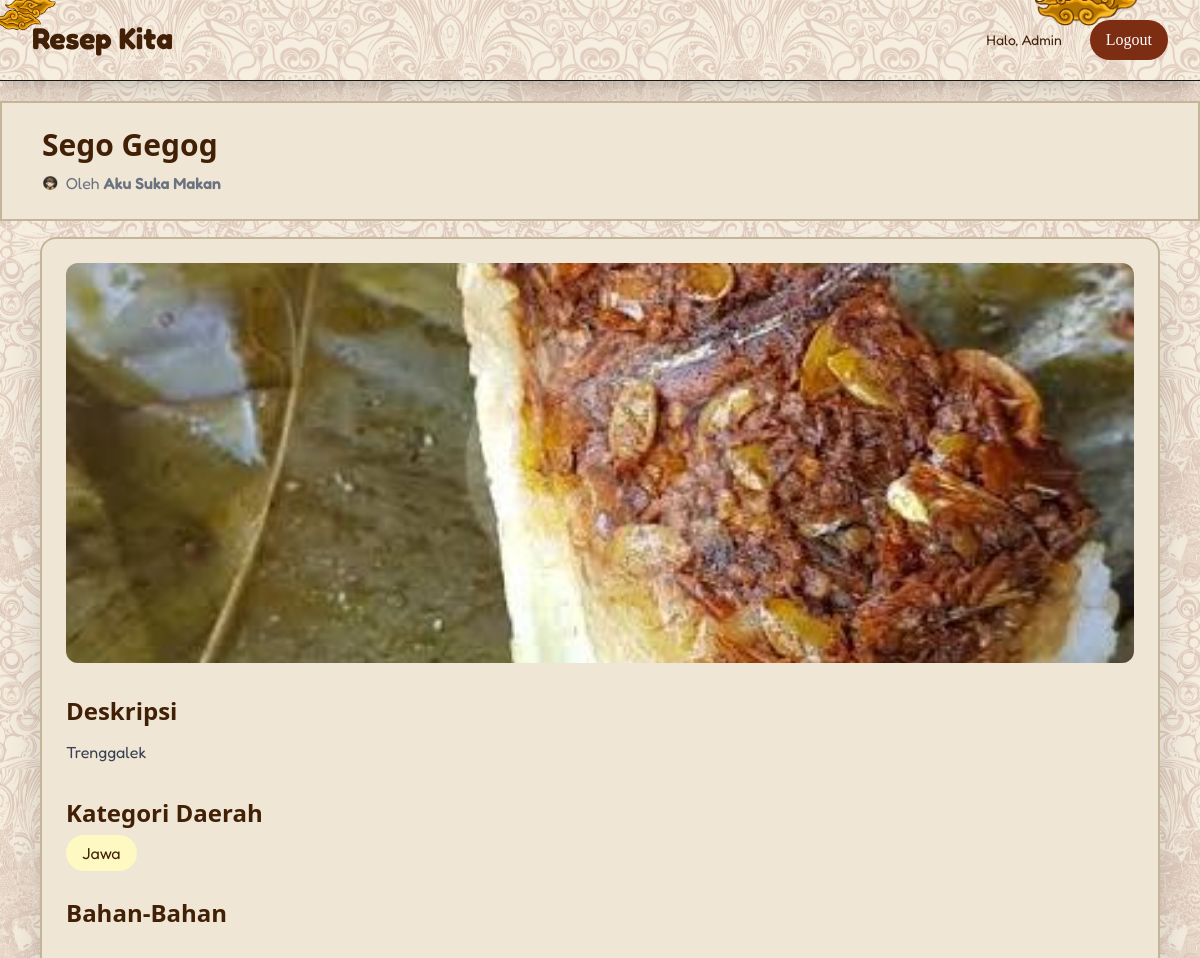
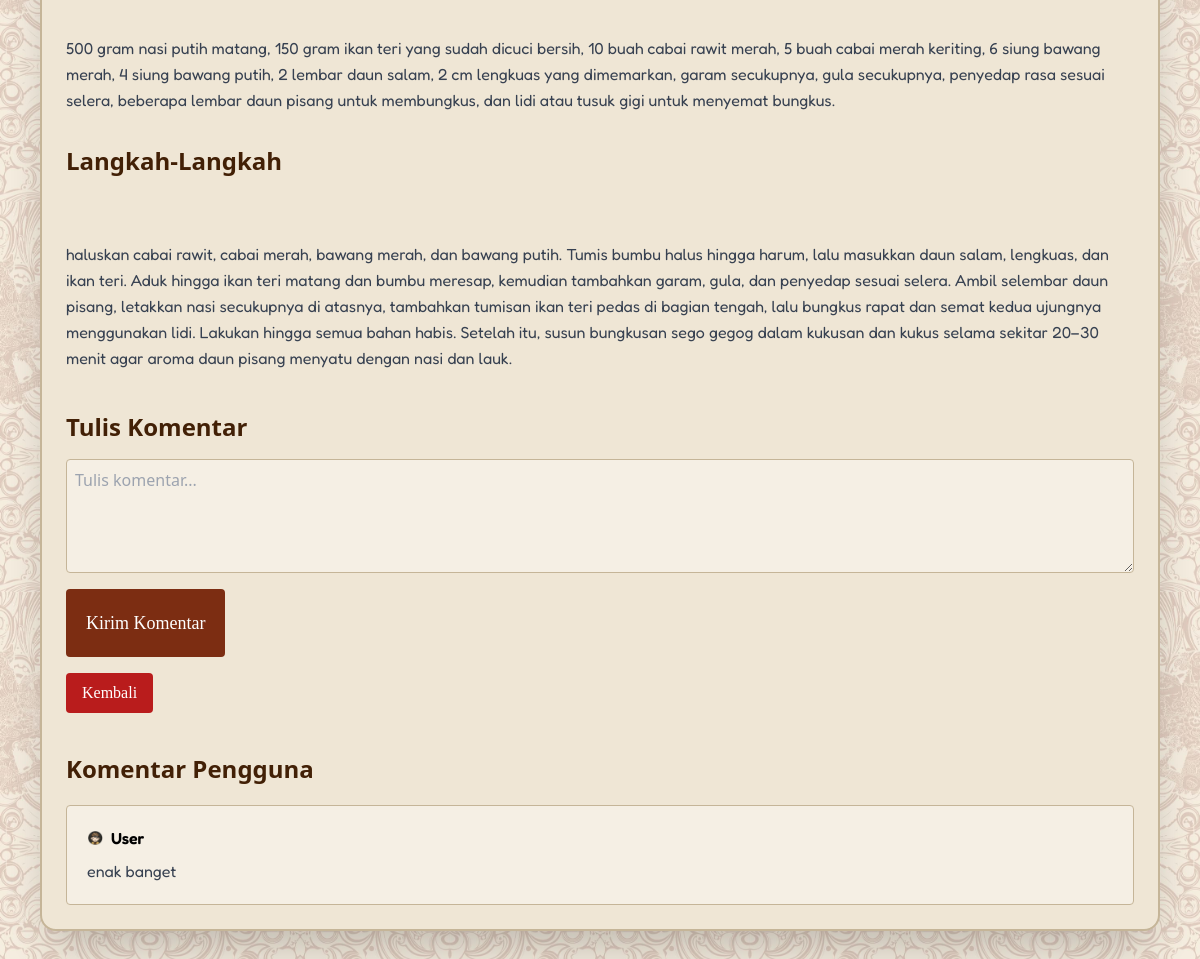
The app's page /detail.php?id=9 (signed in) with its own data (2 pictures, top to bottom).
### tables this page shows
CREATE TABLE `resep` (
  `id_resep` int NOT NULL,
  `id` int NOT NULL,
  `judul` varchar(255) NOT NULL,
  `deskripsi` text,
  `kategori_daerah` enum('Jawa','Sumatera','Kalimantan','Sulawesi','Papua','Bali','Nusa Tenggara','Maluku','Lainnya') NOT NULL,
  `foto` varchar(255) NOT NULL,
  `bahan` text NOT NULL,
  `langkah` text NOT NULL,
  `created_at` timestamp NULL DEFAULT CURRENT_TIMESTAMP
);

CREATE TABLE `users` (
  `id` int NOT NULL,
  `username` varchar(50) NOT NULL,
  `email` varchar(50) NOT NULL,
  `PASSWORD` varchar(255) NOT NULL,
  `ROLE` enum('admin','user') DEFAULT 'user'
);

CREATE TABLE `komentar` (
  `id_komentar` int NOT NULL,
  `id_resep` int NOT NULL,
  `id` int NOT NULL,
  `isi_komentar` text NOT NULL,
  `created_at` timestamp NULL DEFAULT CURRENT_TIMESTAMP
);

### detail.php (the view, shortened to what this page needs)
<?php
include 'koneksi.php';
$id_resep = $_GET['id'];
$query = "
SELECT resep.*, users.username
FROM resep
JOIN users ON resep.id = users.id
WHERE resep.id_resep = ?
";
$stmt = $koneksi->prepare($query);
$stmt->bind_param("i", $id_resep);
$stmt->execute();
$result = $stmt->get_result();
$data = $result->fetch_assoc();
$queryKomentar = "
SELECT komentar.*, users.username
FROM komentar
JOIN users ON komentar.id = users.id
WHERE komentar.id_resep = ?
ORDER BY komentar.created_at DESC
";
$stmtKomen = $koneksi->prepare($queryKomentar);
$stmtKomen->bind_param("i", $id_resep);
$stmtKomen->execute();
$resultKomentar = $stmtKomen->get_result();
?>
<!DOCTYPE html>
<html lang="en">
<head>
    <script src="https://cdn.tailwindcss.com"></script>
</head>
<body class="bg-center bg-repeat bg-[length:300px_auto]" style="background-image: url('assets/navbg.jpg')">
    <nav
    class="flex justify-between  z-100 w-full mx-auto rounded- shadow-xl py-5 px-8 border-b border-neutral-900 bg-repeat bg-[length:300px_auto]"
    style="background-image: url('assets/navbg.jpg')">
    <img src="assets/mega1.png" alt="" class="absolute right-20 -top-6 w-17 h-12 scale-150 z-100">
        <img src="assets/mega3.png" alt="" class="absolute -left-3 -top-3 w-17 h-12 scale-160 z-100">
 <div>
        <a href="index.php"
          class="font-bold font-[fredoka] text-3xl text-yellow-950">
          Resep Kita
        </a>
      </div>
    <div class="flex items-center gap-7  ">
          <span class="font-[Fredoka] text-sm text-yellow-950">
            Halo,
            <?= htmlspecialchars($_SESSION['username']); ?>
          </span>
          <a href="logout.php"
             class="bg-orange-900 text-white px-4 py-2 rounded-full hover:scale-110 hover:bg-yellow-900 font-[Merryweather] duration-300">
            Logout
          </a>
    </div>
  </nav>
    <section class=" mt-5 px-10 py-6 bg-[#EFE6D5] mb-4 border-2 border-[#c5b598] ">
        <h1 class="text-3xl font-bold text-yellow-950 font-[Playfair Display]">
            <?= htmlspecialchars($data['judul']); ?>
        </h1>
        <div class="flex items-center gap-2 mt-2 text-gray-500 font-[Fredoka]">
            <img
                src="./assets/profil.png"
                class="w-4 h-4 object-contain">
            <span>
                Oleh
                <span class="font-semibold">
                    <?= htmlspecialchars($data['username']); ?>
                </span>
            </span>
        </div>
    </section>
    <section class="mx-10 mb-10 bg-[#EFE6D5] shadow-2xl rounded-2xl border-2 border-[#c5b598] p-6">
        <img
            src="uploads/<?= htmlspecialchars($data['foto']); ?>"
            class="w-full h-[400px] object-cover rounded-xl mb-8">
        <div class="mb-8">
            <h2 class="text-2xl font-bold text-yellow-950 mb-3">
                Deskripsi
            </h2>
            <p class="text-gray-700 leading-relaxed font-[Fredoka]">
                <?= nl2br(htmlspecialchars($data['deskripsi'])); ?>
            </p>
        </div>
        <div class="mb-8">
            <h2 class="text-2xl font-bold text-yellow-950 mb-3">
                Kategori Daerah
            </h2>
            <span class="bg-yellow-100 text-yellow-950 px-4 py-2 rounded-full font-[Fredoka]">
                <?= htmlspecialchars($data['kategori_daerah']); ?>
            </span>
        </div>
        <div class="mb-8">
            <h2 class="text-2xl font-bold text-yellow-950 mb-3">
                Bahan-Bahan
            </h2>
            <p class="text-gray-700 leading-relaxed whitespace-pre-line font-[Fredoka]">
                <?= htmlspecialchars($data['bahan']); ?>
            </p>
        </div>
        <div class="mb-10">
            <h2 class="text-2xl font-bold text-yellow-950 mb-3">
                Langkah-Langkah
            </h2>
            <p class="text-gray-700 leading-relaxed whitespace-pre-line font-[Fredoka]">
                <?= htmlspecialchars($data['langkah']); ?>
            </p>
        </div>
        <div class="mb-10">
            <h2 class="text-2xl font-bold text-yellow-950 mb-4">
                Tulis Komentar
            </h2>
            <form method="POST" class="flex flex-col gap-4">
                <textarea
                    name="komentar"
                    rows="4"
                    required
                    placeholder="Tulis komentar..."
                    class="w-full border border-[#c5b598] bg-[#F5EFE4] rounded p-2"></textarea>
                <button
                    type="submit"
                    name="kirim_komentar"
                    class="bg-orange-900 text-white py-5 px-5 rounded hover:scale-110 hover:bg-yellow-900 text-lg font-[Merryweather] duration-300 w-fit">
                    Kirim Komentar
                </button>
                <div class="flex items-center gap-3">
                <a href="index.php"
                    class="bg-red-700 text-white px-4 py-2 rounded hover:scale-110 hover:bg-red-900 font-[Merryweather] duration-300">
                    Kembali
                </a>
            </div>
            </form>
        </div>
        <div>
            <h2 class="text-2xl font-bold text-yellow-950 mb-5">
                Komentar Pengguna
            </h2>
            <div class="flex flex-col gap-4 ">
                <?php while ($komen = mysqli_fetch_assoc($resultKomentar)) : ?>
                    <div class="border border-[#c5b598] bg-[#F5EFE4] rounded p-5">
                        <div class="flex items-center gap-2 mb-2">
                            <img
                                src="./assets/profil.png"
                                class="w-4 h-4 object-contain">
                            <span class="font-semibold font-[Fredoka]">
                                <?= htmlspecialchars($komen['username']); ?>
                            </span>
                        </div>
                        <p class="text-gray-700 font-[Fredoka] leading-relaxed">
                            <?= nl2br(htmlspecialchars($komen['isi_komentar'])); ?>
                        </p>
                    </div>
                <?php endwhile; ?>
            </div>
        </div>
    </section>
</body>
</html>

### records on screen
resep: judul "Sego Gegog", id.username "Aku Suka Makan", foto (picture), deskripsi "Trenggalek", kategori_daerah "Jawa", bahan "500 gram nasi putih matang, 150 gram ikan teri yang sudah dicuci bersih, 10 buah cabai rawit merah, 5 buah cabai merah keriting, 6 siung bawang merah, 4 siung bawang putih, 2 lembar daun salam, 2 cm lengkuas yang dimemarkan, garam secukupnya, gula secukupnya, penyedap rasa sesuai selera, beberapa lembar daun pisang untuk membungkus, dan lidi atau tusuk gigi untuk menyemat bungkus.", langkah "haluskan cabai rawit, cabai merah, bawang merah, dan bawang putih. Tumis bumbu halus hingga harum, lalu masukkan daun salam, lengkuas, dan ikan teri. Aduk hingga ikan teri matang dan bumbu meresap, kemudian tambahkan garam, gula, dan penyedap sesuai selera. Ambil selembar daun pisang, letakkan nasi secukupnya di atasnya, tambahkan tumisan ikan teri pedas di bagian tengah, lalu bungkus rapat dan semat kedua ujungnya menggunakan lidi. Lakukan hingga semua bahan habis. Setelah itu, susun bungkusan sego gegog dalam kukusan dan kukus selama sekitar 20–30 menit agar aroma daun pisang menyatu dengan nasi dan lauk."
komentar: id.username "User", isi_komentar "enak banget"

### other values on screen
$_SESSION['username'] "Admin"
